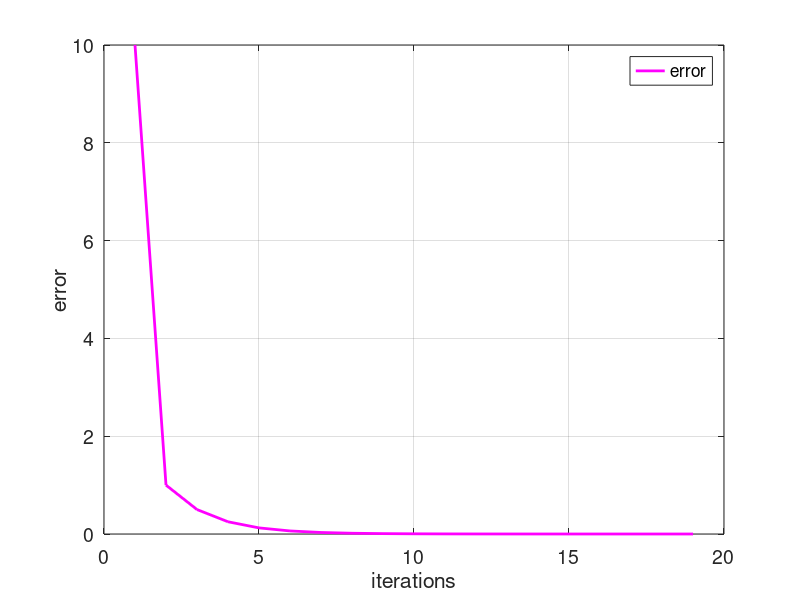

This chart was generated by the following MATLAB code:
input('Ejercicio 4, metodo biseccion\n');
xi = 0;
xu = 2;
i = 1;
e(i) = 10;

while(e(i)>0.00001)

    xr = (xi + xu)/2;

    g_xl = (xi-2^-xi);
    g_xr = (xr-2^-xr);
    g_xu = (xu-2^-xu);

    if(g_xl*g_xr<0)
        xu = xr;
        e(i + 1) = abs(xr - xi);
    end

    if(g_xu*g_xr<0)
        xi = xr;
        e(i + 1) = abs(xr - xu);
    end
    i = i + 1;
    if(g_xu*g_xr==0);
        xr = xr;
    end
end

tamanyo = size(e);
ite = 1:1:tamanyo(2);

figure('DefaultAxesFontSize',14)
set(gcf,'color','white')
plot(ite,e,'color',[1,0,1],'linewidth',2)
grid on
xlabel('iterations')
ylabel('error')
legend('error')